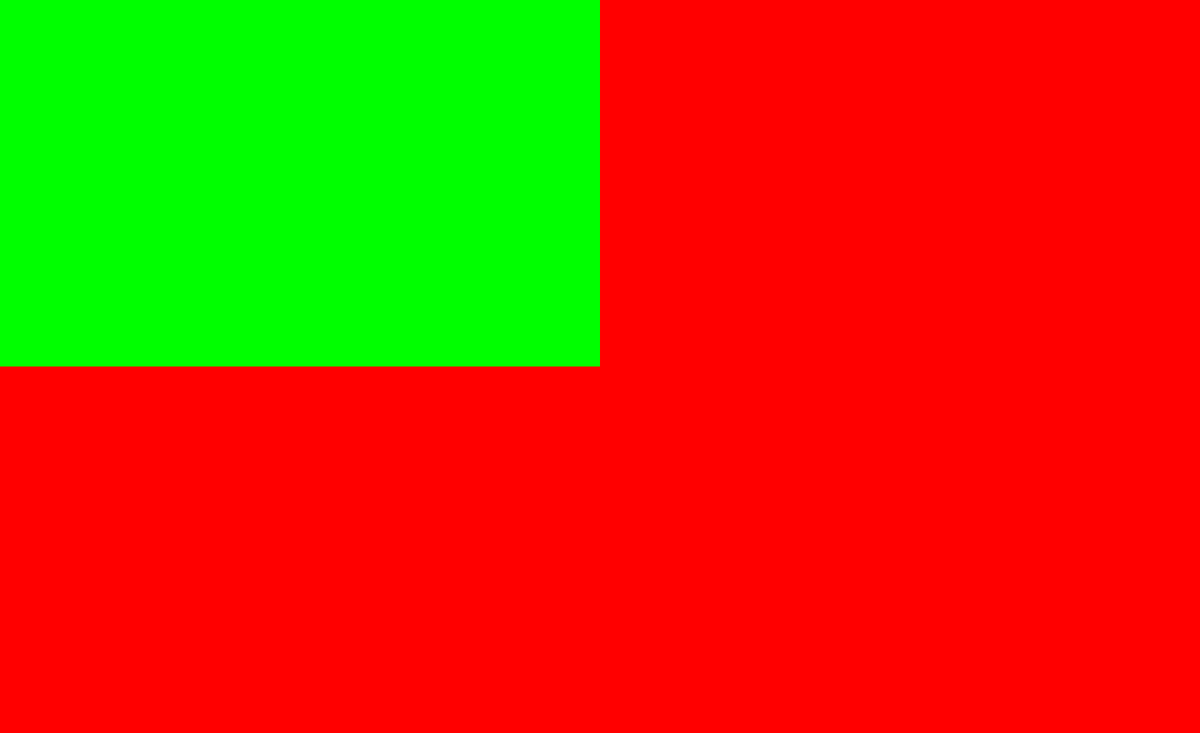
Frame 1 (no input)
Frame 60 (the mouse pressed at the canvas centre just before this capture): identical to frame 1, image omitted
Frame 120 (the mouse held since frame 60 and released just before this capture): identical to frame 1, image omitted

The Processing sketch that drew this single still picture (run headless with seeded random() and noise(); from frame 60 on, the mouse is pressed at the canvas centre):

// Processing sketch: processing_60674
// ── processing_60674.pde


int x1 = 0;
int y1 = 0;
int w1 = 720;
int h1 = 440;

int x2 = 720;
int y2 = 000;
int w2 = 720;
int h2 = 440;


int x3 = 0;
int y3 = 440;
int w3 = 720;
int h3 = 440;

int x4 = 720;
int y4 = 440;
int w4 = 720;
int h4 = 440;


 
void setup() {
  size(1440, 880);

}
 
void draw() {
  background(255,0,0);
  noStroke();
  
  
  if (mouseX >= x1 && mouseX <= x1 + width/2 && mouseY >= y1 && mouseY <= y1 + height/2) {
     fill(0,255,0);
     rect(x1, y1, width/2, height/2);
  }
 
  else if (mouseX >= x2 && mouseX <= x2 + width/2 && mouseY >= y2 && mouseY <= y2 + height/2) {
     fill(0,0,255);
     rect(x2, y2, width/2, height/2);
  }
 
  else if (mouseX >= x3 && mouseX <= x3 + width/2 && mouseY >= y3 && mouseY <= y3 + height/2) {
     fill(0,255,255);
     rect(x3, y3, width/2, height/2);
  }
   
  else if (mouseX >= x4 && mouseX <= x4 + width/2 && mouseY >= y4 && mouseY <= y4 + height/2) {
     fill(255,0,255);
     rect(x4, y4, width/2, height/2);
  }
  
}
